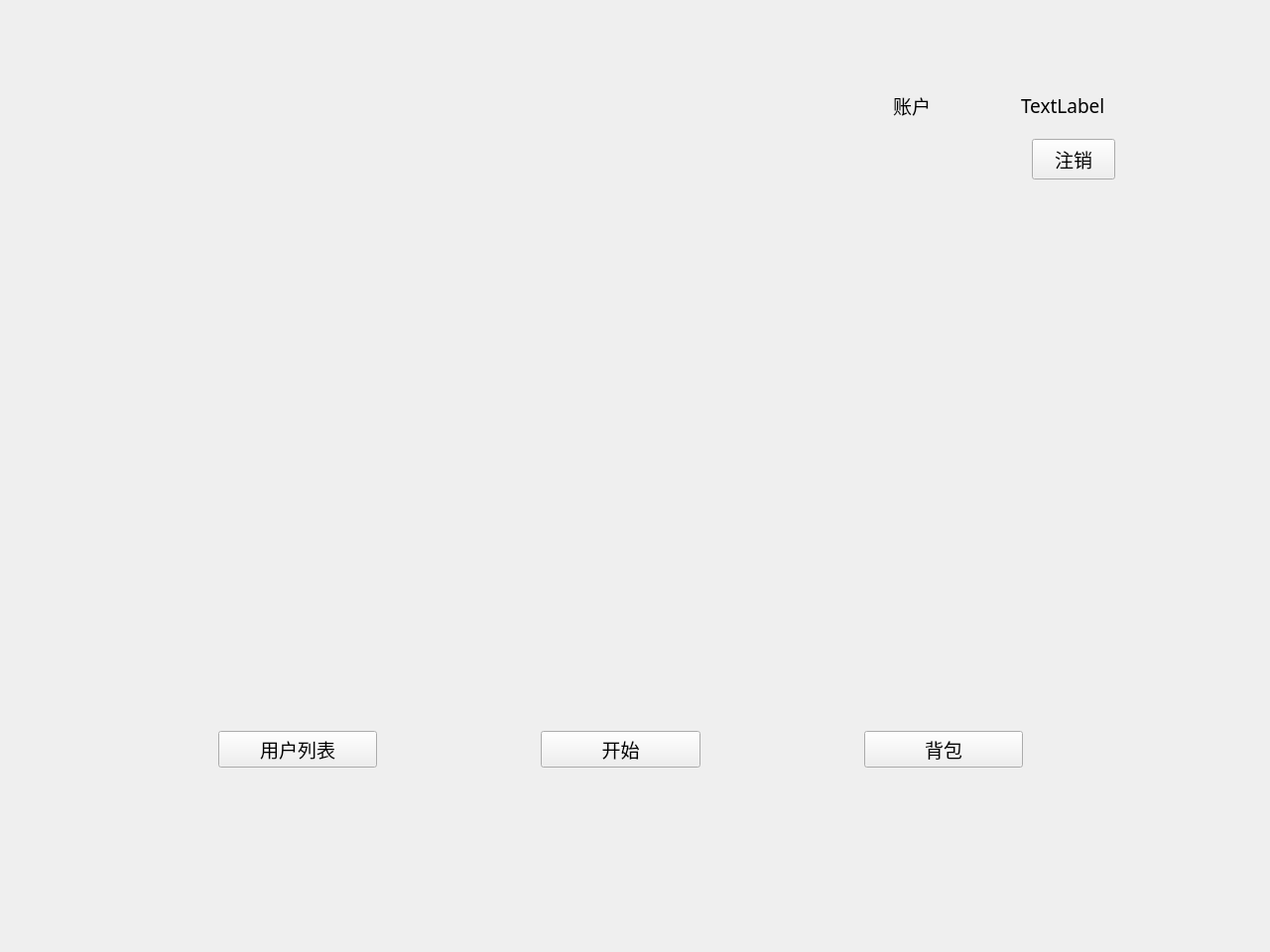
<?xml version="1.0" encoding="UTF-8"?>
<ui version="4.0">
 <class>Menu</class>
 <widget class="QWidget" name="Menu">
  <property name="geometry">
   <rect>
    <x>0</x>
    <y>0</y>
    <width>1280</width>
    <height>960</height>
   </rect>
  </property>
  <property name="font">
   <font>
    <family>微软雅黑</family>
    <pointsize>14</pointsize>
   </font>
  </property>
  <property name="windowTitle">
   <string>Form</string>
  </property>
  <widget class="QWidget" name="layoutWidget">
   <property name="geometry">
    <rect>
     <x>900</x>
     <y>90</y>
     <width>251</width>
     <height>33</height>
    </rect>
   </property>
   <layout class="QHBoxLayout" name="horizontalLayout">
    <item>
     <widget class="QLabel" name="label_2">
      <property name="text">
       <string>账户</string>
      </property>
     </widget>
    </item>
    <item>
     <widget class="QLabel" name="userName">
      <property name="text">
       <string>TextLabel</string>
      </property>
     </widget>
    </item>
   </layout>
  </widget>
  <widget class="QPushButton" name="logOutBtn">
   <property name="geometry">
    <rect>
     <x>1040</x>
     <y>140</y>
     <width>84</width>
     <height>41</height>
    </rect>
   </property>
   <property name="text">
    <string>注销</string>
   </property>
  </widget>
  <widget class="QWidget" name="">
   <property name="geometry">
    <rect>
     <x>220</x>
     <y>660</y>
     <width>811</width>
     <height>191</height>
    </rect>
   </property>
   <layout class="QHBoxLayout" name="horizontalLayout_2">
    <property name="spacing">
     <number>165</number>
    </property>
    <item>
     <widget class="QPushButton" name="pushButton_3">
      <property name="text">
       <string>用户列表</string>
      </property>
     </widget>
    </item>
    <item>
     <widget class="QPushButton" name="pushButton_2">
      <property name="text">
       <string>开始</string>
      </property>
     </widget>
    </item>
    <item>
     <widget class="QPushButton" name="openBagBtn">
      <property name="text">
       <string>背包</string>
      </property>
     </widget>
    </item>
   </layout>
  </widget>
 </widget>
 <resources/>
 <connections/>
</ui>
